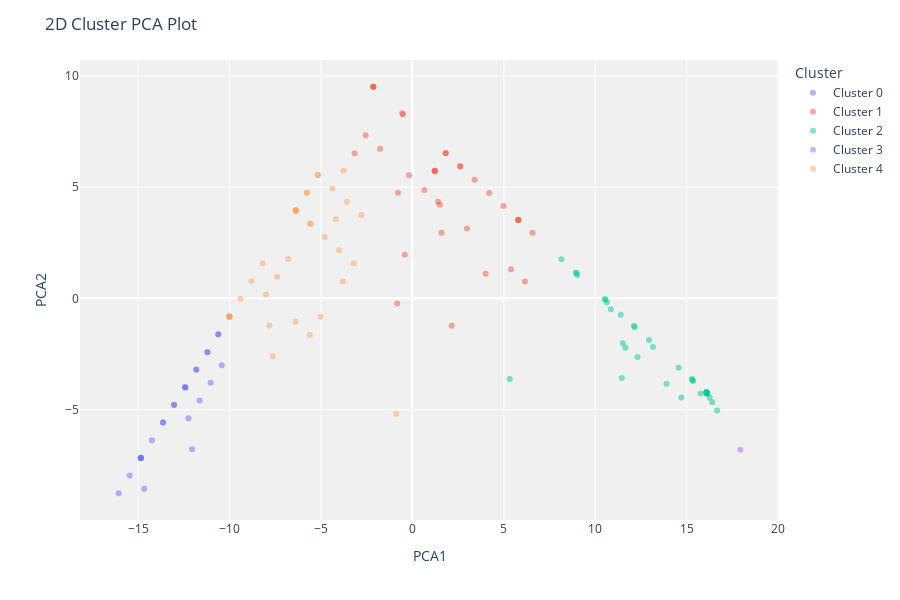

The cell this chart's notebook holds for it:
### Code cell
plot_model(model_kmeans, plot = 'cluster')

### Figure 1 — Plotly figure (JSON) as saved in the notebook; plotly's stock layout.template omitted (floating-point values rounded to 4 significant figures)
{"data": [{"customdata": [[null], [null], [null], [null], [null], [null], [null], [null], [null], [null], [null], [null], [null], [null], [null], [null], [null], [null], [null], [null], [null], [null], [null], [null], [null], [null]], "hovertemplate": "Cluster=Cluster 0<br>PCA1=%{x}<br>PCA2=%{y}<br>Feature=%{customdata[0]}<extra></extra>", "legendgroup": "Cluster 0", "marker": {"color": "#636efa", "opacity": 0.5, "symbol": "circle"}, "mode": "markers", "name": "Cluster 0", "orientation": "v", "showlegend": true, "textposition": "top center", "type": "scatter", "x": [-14.86, -16.07, -15.46, -12.43, -11.21, -14.25, -14.67, -11.22, -14.86, -12.43, -13.04, -10.62, -10.43, -12.05, -11.83, -11.82, -11.04, -12.42, -13.64, -11.64, -13.64, -14.86, -13.04, -12.25, -10.62, -14.85], "xaxis": "x", "y": [-7.175, -8.764, -7.969, -3.995, -2.424, -6.381, -8.567, -2.409, -7.174, -3.996, -4.79, -1.611, -3.006, -6.788, -3.201, -3.206, -3.797, -4.017, -5.585, -4.592, -5.588, -7.174, -4.79, -5.388, -1.611, -7.175], "yaxis": "y"}, {"customdata": [[null], [null], [null], [null], [null], [null], [null], [null], [null], [null], [null], [null], [null], [null], [null], [null], [null], [null], [null], [null], [null], [null], [null], [null], [null], [null], [null], [null], [null], [null], [null], [null], [null], [null], [null]], "hovertemplate": "Cluster=Cluster 1<br>PCA1=%{x}<br>PCA2=%{y}<br>Feature=%{customdata[0]}<extra></extra>", "legendgroup": "Cluster 1", "marker": {"color": "#EF553B", "opacity": 0.5, "symbol": "circle"}, "mode": "markers", "name": "Cluster 1", "orientation": "v", "showlegend": true, "textposition": "top center", "type": "scatter", "x": [4.987, 5.794, -2.138, -0.5546, 3.407, -1.765, 0.657, 1.218, 1.401, 1.218, -0.8325, 1.591, -3.158, -0.1823, -0.4128, 5.397, 2.99, 4.007, -2.138, 5.801, -0.5157, 2.153, 1.498, -0.7875, 1.829, 6.574, 5.796, -2.138, 1.821, 2.614, 4.198, 6.157, 1.238, -2.558, 2.613], "xaxis": "x", "y": [4.147, 3.529, 9.514, 8.321, 5.334, 6.731, 4.876, 5.734, 4.346, 5.733, -0.2275, 2.95, 6.526, 5.539, 1.958, 1.311, 3.145, 1.103, 9.514, 3.519, 8.267, -1.229, 4.211, 4.744, 6.521, 2.949, 3.526, 9.514, 6.532, 5.933, 4.739, 0.7599, 5.705, 7.328, 5.934], "yaxis": "y"}, {"customdata": [[null], [null], [null], [null], [null], [null], [null], [null], [null], [null], [null], [null], [null], [null], [null], [null], [null], [null], [null], [null], [null], [null], [null], [null], [null], [null], [null], [null], [null], [null], [null], [null], [null], [null], [null], [null], [null]], "hovertemplate": "Cluster=Cluster 2<br>PCA1=%{x}<br>PCA2=%{y}<br>Feature=%{customdata[0]}<extra></extra>", "legendgroup": "Cluster 2", "marker": {"color": "#00cc96", "opacity": 0.5, "symbol": "circle"}, "mode": "markers", "name": "Cluster 2", "orientation": "v", "showlegend": true, "textposition": "top center", "type": "scatter", "x": [16.27, 13.17, 13.9, 10.86, 11.45, 14.57, 10.65, 8.156, 15.29, 11.51, 5.325, 16.68, 15.32, 15.76, 11.4, 12.17, 11.66, 12.95, 12.31, 9.029, 14.71, 12.12, 16.41, 10.53, 15.36, 16.09, 16.1, 16.12, 16.11, 16.11, 10.56, 16.1, 16.08, 16.13, 8.958, 16.09, 8.962], "xaxis": "x", "y": [-4.474, -2.183, -3.837, -0.4922, -3.583, -3.122, -0.1909, 1.759, -3.625, -2.018, -3.622, -5.046, -3.669, -4.282, -0.7361, -1.298, -2.223, -1.876, -2.635, 1.048, -4.455, -1.232, -4.673, -0.03067, -3.716, -4.224, -4.242, -4.266, -4.253, -4.263, -0.07082, -4.241, -4.223, -4.292, 1.147, -4.228, 1.142], "yaxis": "y"}, {"customdata": [[null]], "hovertemplate": "Cluster=Cluster 3<br>PCA1=%{x}<br>PCA2=%{y}<br>Feature=%{customdata[0]}<extra></extra>", "legendgroup": "Cluster 3", "marker": {"color": "#ab63fa", "opacity": 0.5, "symbol": "circle"}, "mode": "markers", "name": "Cluster 3", "orientation": "v", "showlegend": true, "textposition": "top center", "type": "scatter", "x": [17.94], "xaxis": "x", "y": [-6.81], "yaxis": "y"}, {"customdata": [[null], [null], [null], [null], [null], [null], [null], [null], [null], [null], [null], [null], [null], [null], [null], [null], [null], [null], [null], [null], [null], [null], [null], [null], [null], [null], [null], [null], [null], [null], [null], [null], [null], [null], [null], [null], [null]], "hovertemplate": "Cluster=Cluster 4<br>PCA1=%{x}<br>PCA2=%{y}<br>Feature=%{customdata[0]}<extra></extra>", "legendgroup": "Cluster 4", "marker": {"color": "#FFA15A", "opacity": 0.5, "symbol": "circle"}, "mode": "markers", "name": "Cluster 4", "orientation": "v", "showlegend": true, "textposition": "top center", "type": "scatter", "x": [-10.01, -7.636, -5.583, -7.821, -6.375, -6.377, -6.377, -5.772, -6.797, -10.01, -8.007, -0.8816, -3.21, -6.397, -6.37, -8.194, -4.374, -8.796, -5.772, -5.166, -3.575, -6.374, -3.806, -5.166, -10.01, -2.786, -7.402, -5.61, -4.794, -3.769, -9.405, -4.003, -4.188, -5.585, -10.0, -10.01, -5.026], "xaxis": "x", "y": [-0.8198, -2.606, 3.352, -1.216, 3.949, 3.952, 3.951, 4.747, 1.765, -0.8167, 0.1753, -5.193, 1.565, -1.055, 3.941, 1.568, 4.944, 0.7675, 4.746, 5.541, 4.337, 3.947, 0.7574, 5.541, -0.8199, 3.744, 0.9699, -1.644, 2.759, 5.739, -0.02203, 2.163, 3.553, 3.354, -0.8254, -0.8167, -0.8196], "yaxis": "y"}], "layout": {"height": 600, "legend": {"title": {"text": "Cluster"}, "tracegroupgap": 0}, "margin": {"t": 60}, "plot_bgcolor": "rgb(240,240,240)", "title": {"text": "2D Cluster PCA Plot"}, "xaxis": {"anchor": "y", "domain": [0, 1], "title": {"text": "PCA1"}}, "yaxis": {"anchor": "x", "domain": [0, 1], "title": {"text": "PCA2"}}}}
